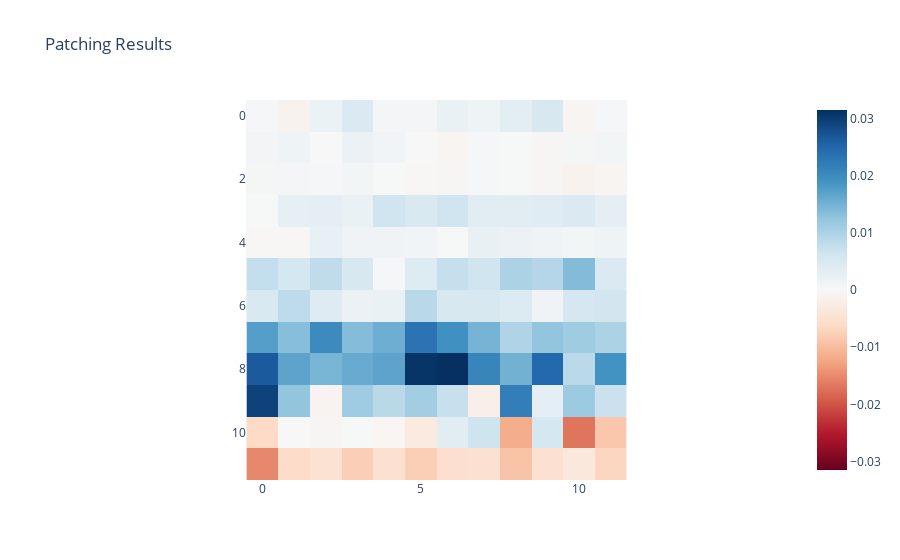

The cell this chart's notebook holds for it:
### Code cell
import plotly.express as px

token_ids = [tokenizer.decode(t) + "_"+str(i) for i, t in enumerate(tokenizer(cot[0]).input_ids)]
px.imshow(
    patching_results, 
    color_continuous_scale="RdBu", 
    color_continuous_midpoint=0.0, 
    title="Patching Results",
)

### Figure 1 — Plotly figure (JSON) as saved in the notebook; plotly's stock layout.template omitted (floating-point values rounded to 4 significant figures; data arrays with more than 128 entries replaced by an {"elided": "..."} marker saying what was removed)
{"data": [{"coloraxis": "coloraxis", "hovertemplate": "x: %{x}<br>y: %{y}<br>color: %{z}<extra></extra>", "name": "0", "type": "heatmap", "xaxis": "x", "yaxis": "y", "z": {"elided": "12x12 float values"}}], "layout": {"coloraxis": {"cmid": 0, "colorscale": [[0, "rgb(103,0,31)"], [0.1, "rgb(178,24,43)"], [0.2, "rgb(214,96,77)"], [0.3, "rgb(244,165,130)"], [0.4, "rgb(253,219,199)"], [0.5, "rgb(247,247,247)"], [0.6, "rgb(209,229,240)"], [0.7, "rgb(146,197,222)"], [0.8, "rgb(67,147,195)"], [0.9, "rgb(33,102,172)"], [1, "rgb(5,48,97)"]]}, "title": {"text": "Patching Results"}, "xaxis": {"anchor": "y", "constrain": "domain", "domain": [0, 1], "scaleanchor": "y"}, "yaxis": {"anchor": "x", "autorange": "reversed", "constrain": "domain", "domain": [0, 1]}}}
